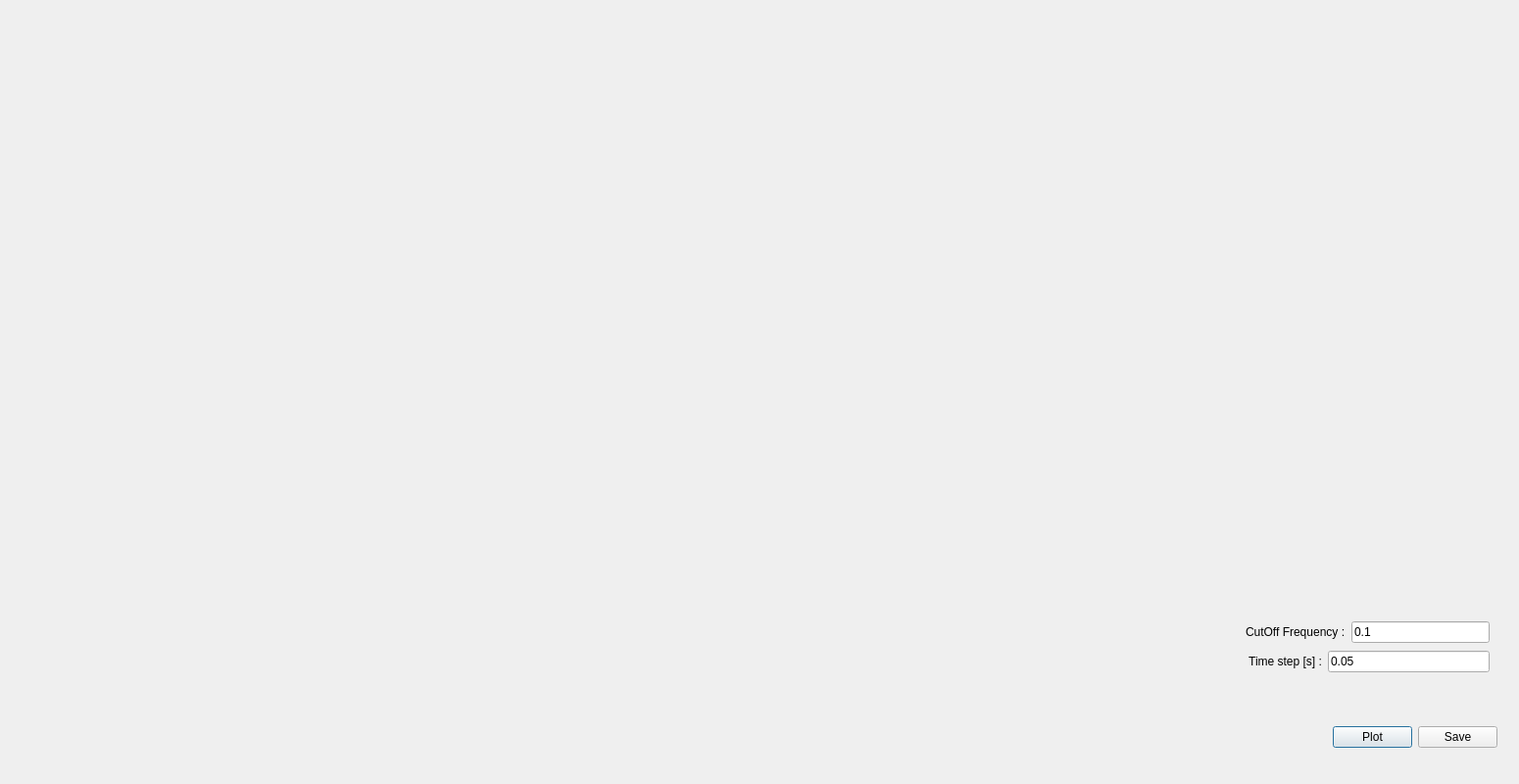
<?xml version="1.0" encoding="UTF-8"?>
<ui version="4.0">
 <class>ResultsCtrlJointsDialog</class>
 <widget class="QDialog" name="ResultsCtrlJointsDialog">
  <property name="geometry">
   <rect>
    <x>0</x>
    <y>0</y>
    <width>1550</width>
    <height>800</height>
   </rect>
  </property>
  <property name="windowTitle">
   <string>Results of the joints</string>
  </property>
  <widget class="QCustomPlot" name="plot_joint_4" native="true">
   <property name="geometry">
    <rect>
     <x>400</x>
     <y>31</y>
     <width>373</width>
     <height>236</height>
    </rect>
   </property>
  </widget>
  <widget class="QCustomPlot" name="plot_joint_5" native="true">
   <property name="geometry">
    <rect>
     <x>400</x>
     <y>273</y>
     <width>373</width>
     <height>235</height>
    </rect>
   </property>
  </widget>
  <widget class="QCustomPlot" name="plot_joint_7" native="true">
   <property name="geometry">
    <rect>
     <x>779</x>
     <y>31</y>
     <width>372</width>
     <height>236</height>
    </rect>
   </property>
  </widget>
  <widget class="QCustomPlot" name="plot_joint_1" native="true">
   <property name="geometry">
    <rect>
     <x>21</x>
     <y>31</y>
     <width>373</width>
     <height>236</height>
    </rect>
   </property>
  </widget>
  <widget class="QCustomPlot" name="plot_joint_10" native="true">
   <property name="geometry">
    <rect>
     <x>1157</x>
     <y>31</y>
     <width>373</width>
     <height>236</height>
    </rect>
   </property>
  </widget>
  <widget class="QCustomPlot" name="plot_joint_2" native="true">
   <property name="geometry">
    <rect>
     <x>21</x>
     <y>273</y>
     <width>373</width>
     <height>235</height>
    </rect>
   </property>
  </widget>
  <widget class="QCustomPlot" name="plot_joint_3" native="true">
   <property name="geometry">
    <rect>
     <x>21</x>
     <y>514</y>
     <width>373</width>
     <height>236</height>
    </rect>
   </property>
  </widget>
  <widget class="QCustomPlot" name="plot_joint_11" native="true">
   <property name="geometry">
    <rect>
     <x>1157</x>
     <y>273</y>
     <width>373</width>
     <height>235</height>
    </rect>
   </property>
  </widget>
  <widget class="QCustomPlot" name="plot_joint_8" native="true">
   <property name="geometry">
    <rect>
     <x>779</x>
     <y>273</y>
     <width>372</width>
     <height>235</height>
    </rect>
   </property>
  </widget>
  <widget class="QCustomPlot" name="plot_joint_6" native="true">
   <property name="geometry">
    <rect>
     <x>400</x>
     <y>514</y>
     <width>373</width>
     <height>236</height>
    </rect>
   </property>
  </widget>
  <widget class="QCustomPlot" name="plot_joint_9" native="true">
   <property name="geometry">
    <rect>
     <x>779</x>
     <y>514</y>
     <width>372</width>
     <height>236</height>
    </rect>
   </property>
  </widget>
  <widget class="QWidget" name="layoutWidget">
   <property name="geometry">
    <rect>
     <x>1360</x>
     <y>740</y>
     <width>168</width>
     <height>25</height>
    </rect>
   </property>
   <layout class="QHBoxLayout" name="horizontalLayout_4">
    <item>
     <widget class="QPushButton" name="pushButton_plot">
      <property name="text">
       <string>Plot</string>
      </property>
     </widget>
    </item>
    <item>
     <widget class="QPushButton" name="pushButton_save_joints_plots">
      <property name="text">
       <string>Save</string>
      </property>
     </widget>
    </item>
   </layout>
  </widget>
  <widget class="QWidget" name="">
   <property name="geometry">
    <rect>
     <x>1271</x>
     <y>632</y>
     <width>249</width>
     <height>58</height>
    </rect>
   </property>
   <layout class="QVBoxLayout" name="verticalLayout">
    <item>
     <layout class="QHBoxLayout" name="horizontalLayout_2">
      <item>
       <widget class="QLabel" name="label_f_cutoff">
        <property name="text">
         <string>CutOff Frequency :</string>
        </property>
       </widget>
      </item>
      <item>
       <widget class="QLineEdit" name="lineEdit_f_cutoff">
        <property name="text">
         <string>0.1</string>
        </property>
       </widget>
      </item>
     </layout>
    </item>
    <item>
     <layout class="QHBoxLayout" name="horizontalLayout_3">
      <item>
       <widget class="QLabel" name="label_time_step">
        <property name="text">
         <string> Time step [s] :</string>
        </property>
       </widget>
      </item>
      <item>
       <widget class="QLineEdit" name="lineEdit_time_step">
        <property name="text">
         <string>0.05</string>
        </property>
       </widget>
      </item>
     </layout>
    </item>
   </layout>
  </widget>
 </widget>
 <customwidgets>
  <customwidget>
   <class>QCustomPlot</class>
   <extends>QWidget</extends>
   <header>qcustomplot.h</header>
   <container>1</container>
  </customwidget>
 </customwidgets>
 <resources/>
 <connections/>
</ui>
